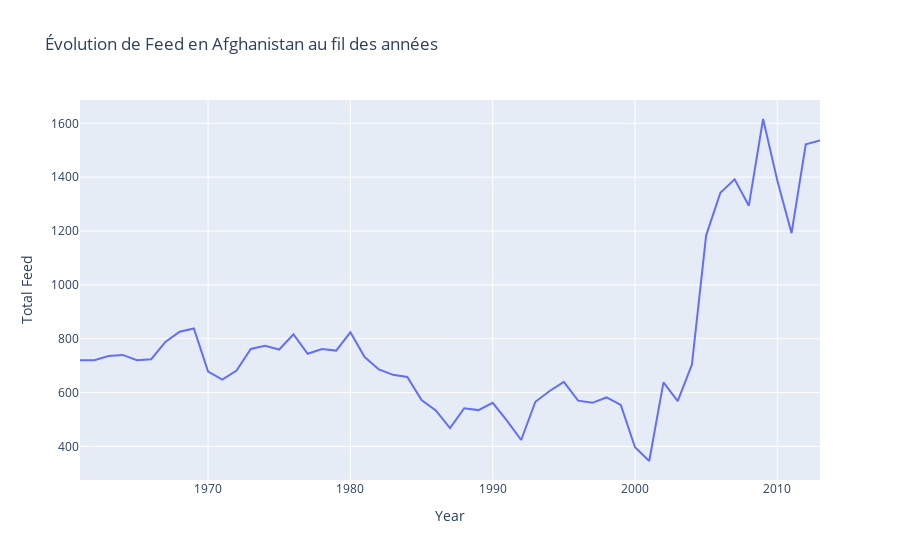

The code cell stored with this chart in its notebook:
### Markdown cell above
### Courbe des tendances de production pour l'Afganistan

### Code cell
afghanistan_feed_data = dataframe[(dataframe['Area'] == 'Afghanistan') & (dataframe['Element'] == 'Feed')]
id_columns = afghanistan_feed_data.columns[:10]

afghanistan_feed_data = pd.melt(afghanistan_feed_data, id_vars=id_columns, var_name='Year', value_name='Value')

afghanistan_feed_data['Year'] = afghanistan_feed_data['Year'].str.extract('(\d+)').astype(float)

feed_data = afghanistan_feed_data[afghanistan_feed_data['Element'] == 'Feed']

summary_by_year = feed_data.groupby('Year')['Value'].sum()

df_plot = pd.DataFrame({'Year': summary_by_year.index, 'Total Feed': summary_by_year.values})

fig = px.line(df_plot, x='Year', y='Total Feed', title='Évolution de Feed en Afghanistan au fil des années')
# requires pip install nbformat
fig.show()

### Figure 1 — Plotly figure (JSON) as saved in the notebook; plotly's stock layout.template omitted (floating-point values rounded to 4 significant figures)
{"data": [{"hovertemplate": "Year=%{x}<br>Total Feed=%{y}<extra></extra>", "legendgroup": "", "line": {"color": "#636efa", "dash": "solid"}, "marker": {"symbol": "circle"}, "mode": "lines", "name": "", "orientation": "v", "showlegend": false, "type": "scatter", "x": [1961, 1962, 1963, 1964, 1965, 1966, 1967, 1968, 1969, 1970, 1971, 1972, 1973, 1974, 1975, 1976, 1977, 1978, 1979, 1980, 1981, 1982, 1983, 1984, 1985, 1986, 1987, 1988, 1989, 1990, 1991, 1992, 1993, 1994, 1995, 1996, 1997, 1998, 1999, 2000, 2001, 2002, 2003, 2004, 2005, 2006, 2007, 2008, 2009, 2010, 2011, 2012, 2013], "xaxis": "x", "y": [720, 720, 736, 740, 720, 724, 788, 826, 838, 678, 648, 682, 762, 774, 760, 816, 744, 762, 756, 824, 732, 686, 666, 658, 572, 534, 468, 542, 535, 562, 496, 424, 566, 606, 640, 570, 562, 582, 554, 397, 346, 638, 568, 704, 1184, 1342, 1392, 1294, 1616, 1388, 1192, 1522, 1536], "yaxis": "y"}], "layout": {"legend": {"tracegroupgap": 0}, "title": {"text": "Évolution de Feed en Afghanistan au fil des années"}, "xaxis": {"anchor": "y", "domain": [0, 1], "title": {"text": "Year"}}, "yaxis": {"anchor": "x", "domain": [0, 1], "title": {"text": "Total Feed"}}}}
